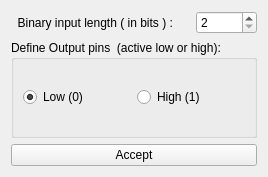
<?xml version="1.0" encoding="UTF-8"?>
<ui version="4.0">
 <class>Form</class>
 <widget class="QWidget" name="Form">
  <property name="geometry">
   <rect>
    <x>0</x>
    <y>0</y>
    <width>255</width>
    <height>177</height>
   </rect>
  </property>
  <property name="windowTitle">
   <string>Comparator</string>
  </property>
  <layout class="QVBoxLayout" name="verticalLayout">
   <item>
    <layout class="QHBoxLayout" name="horizontalLayout">
     <item>
      <widget class="QLabel" name="label">
       <property name="text">
        <string>  Binary input length ( in bits ) :     </string>
       </property>
      </widget>
     </item>
     <item>
      <widget class="QSpinBox" name="sizeInput">
       <property name="minimum">
        <number>2</number>
       </property>
       <property name="maximum">
        <number>32768</number>
       </property>
      </widget>
     </item>
    </layout>
   </item>
   <item>
    <widget class="QGroupBox" name="groupBox_2">
     <property name="title">
      <string>Define Output pins  (active low or high):</string>
     </property>
     <layout class="QHBoxLayout" name="horizontalLayout_5">
      <item>
       <widget class="QRadioButton" name="defOut0">
        <property name="text">
         <string>Low (0)</string>
        </property>
        <property name="checked">
         <bool>true</bool>
        </property>
       </widget>
      </item>
      <item>
       <widget class="QRadioButton" name="defOut1">
        <property name="text">
         <string>High (1)</string>
        </property>
       </widget>
      </item>
     </layout>
    </widget>
   </item>
   <item>
    <widget class="QPushButton" name="acceptButton">
     <property name="text">
      <string>Accept</string>
     </property>
    </widget>
   </item>
  </layout>
 </widget>
 <resources/>
 <connections/>
</ui>
